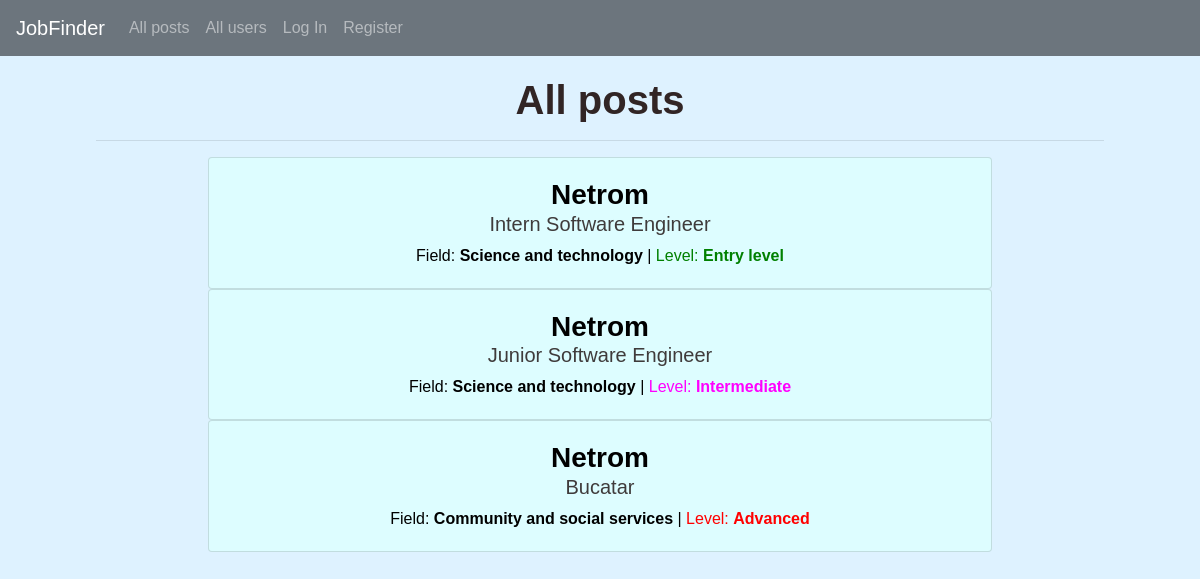
The page /posts/all/any on the database as committed earlier.
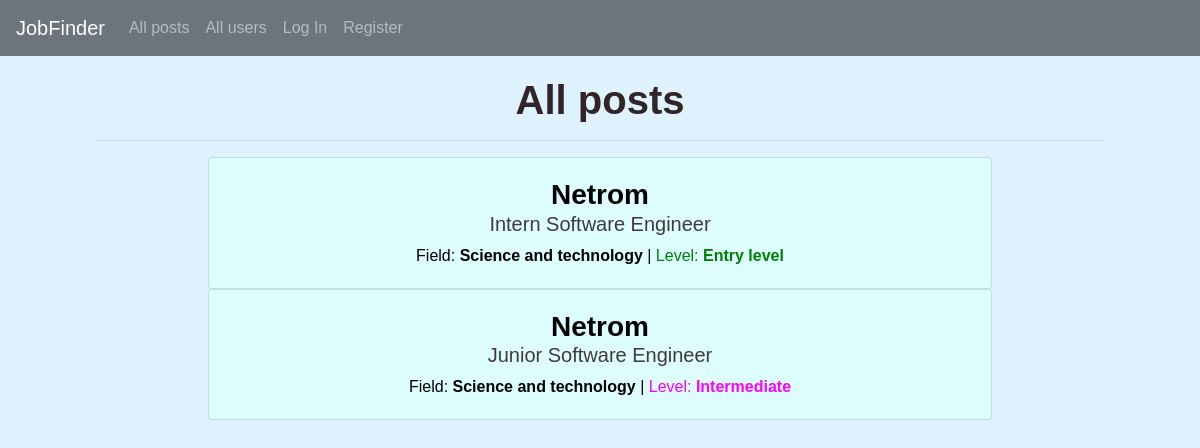
The same page on the database as committed later.
### JobFinderApp/models.py (models this page shows, shortened)
class Job(models.Model):
    user = models.ForeignKey(User, on_delete=models.CASCADE, related_name="job_posts")
    applicants = models.ManyToManyField(User, related_name="applications", blank=True)
    accepted = models.ManyToManyField(User, related_name="accepted", blank=True)
    title = models.CharField(max_length=50)
    level = models.CharField(max_length=50)
    color = models.CharField(max_length=50, blank=True, null=True)
    description = models.TextField(max_length=2000)
    requirements = models.TextField(max_length=1500)
    compensation = models.TextField(max_length=1500, default="None")
    field = models.CharField(max_length=500, blank=True, null=True)
    class Meta:
        ordering = ['-id']

class User(AbstractUser):
    description = models.CharField(max_length=500, blank=True, null=True)
    birth_date = models.DateField(blank=True, null=True)
    field = models.CharField(max_length=500, blank=True, null=True)
    is_company = models.BooleanField(default=False)
    location = models.CharField(max_length=100, blank=True, null=True)
    link_to_location = models.CharField(max_length=200, blank=True, null=True)
    class Meta:
        ordering = ['-id']

### JobFinderApp/views.py (the view)
# urls.py: path("posts/<field>/<level>", views.posts, name="posts"),
def posts(request, field, level):
    if field != "all" and level != "any":
        return render(request, "JobFinderApp/posts.html", {
            'title': f"Job posts in the field of: {field} | Level: {level}",
            'posts': Job.objects.filter(field = field, level = level),
            'field': field
        })
    elif field != "all":
        return render(request, "JobFinderApp/posts.html", {
            'title': f"Job posts in the field of: {field}",
            'posts': Job.objects.filter(field = field),
            'field': field
        })
    else:
        return render(request, "JobFinderApp/posts.html", {
            'title': "All posts",
            'posts': Job.objects.all()
        })

### JobFinderApp/templates/JobFinderApp/posts.html (shortened to what this page needs)
{% extends "JobFinderApp/layout.html" %}
{% block body %}
    <div class="container-fluid" style="padding: 20px 40px; text-align: center;">
        <h1 style="color:rgb(49, 37, 37);">
            <strong>{{ title }}</strong>
        </h1>
        <hr style="width: 90%;">
        {% for post in posts %}
            <a href="{% url 'post' post.id %}" style="text-decoration: none; color: black;">
            <div class="card post" style="width: 70%; margin-left: 15%;">
                <div class="card-body pb-1">
                    <h3 class="card-title mb-0"><strong>{{ post.user.username }}</strong></h3>
                    <h5 style="color: rgb(63, 59, 59);">{{ post.title }}</h5>
                    <p class="mt-1">Field: <strong>{{ post.field }}</strong> | <span style="color: {{ post.color }}">Level: <strong>{{ post.level }}</strong></span></p>
                </div>
            </div>
            </a>
        {% endfor %}
    </div>
{% endblock %}

Rows that differ between the two databases and show on the page:
removed Job: user.username "Netrom", title "Bucatar", field "Community and social services", level "Advanced"
